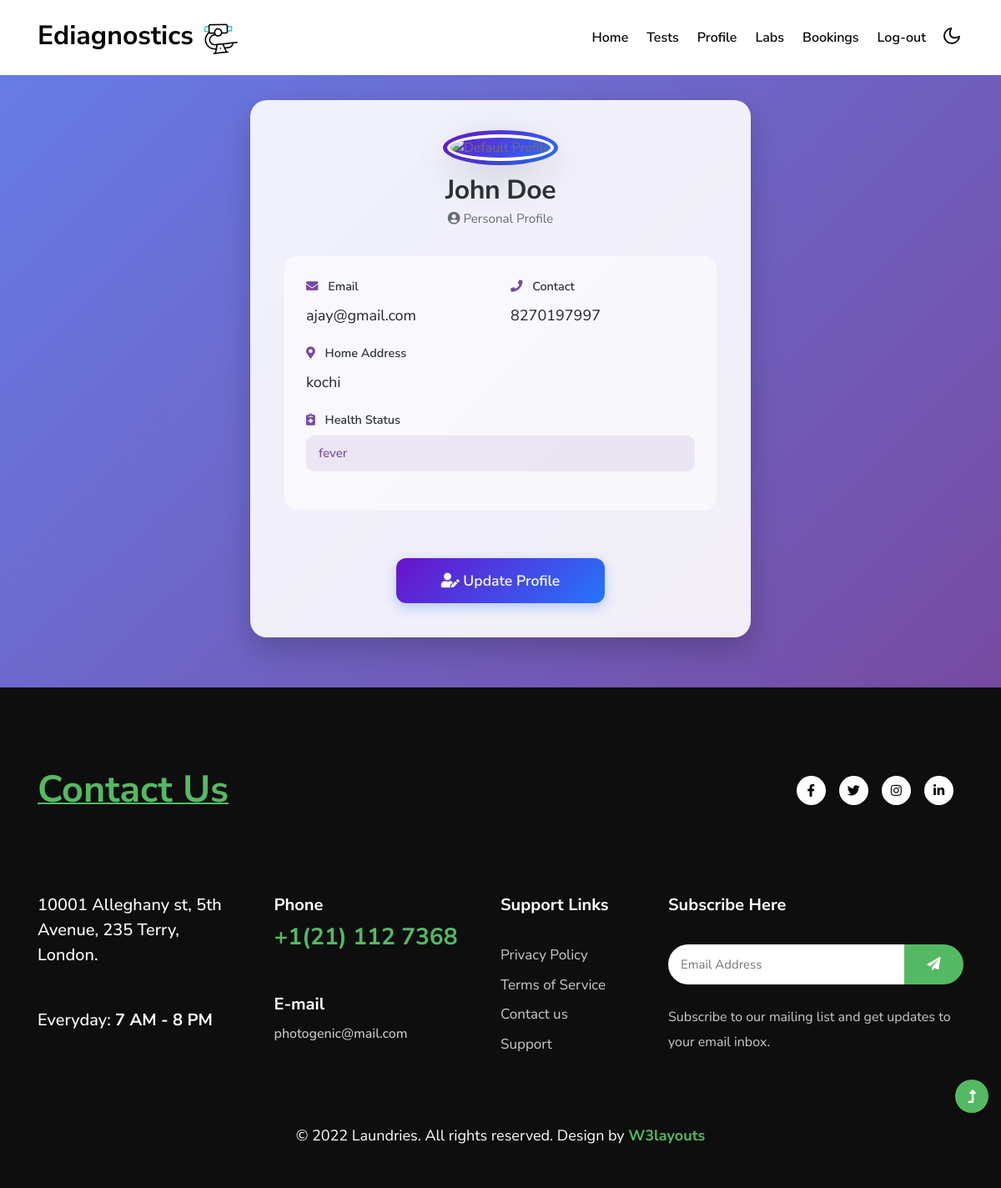
Screenshot of /profile_user/ (signed in) with the database file from the repository.
### EdiagApp/models.py (models this page shows)
class UserReg(models.Model):
    user = models.ForeignKey(Login,on_delete=models.CASCADE,null = True)
    first_name = models.CharField(max_length = 20)
    last_name = models.CharField(max_length = 20)
    contact = models.CharField(max_length = 20)
    email = models.EmailField()
    address = models.CharField(max_length = 50)
    password = models.CharField(max_length=100, null=True)
    health = models.CharField(max_length = 500,null= True)
    status = models.CharField(max_length=50, null=True, default='pending')
    image = models.FileField(null=True)

### EdiagApp/views.py (the view)
# urls.py: path('profile_user/', views.profile_user),
def profile_user(request):
    userid = request.session.get("uid")
    if not userid:
        return redirect('/login/')
    data = UserReg.objects.get(id=userid)
    return render(request, 'user_profile.html', {"data": data})

### template/user_profile.html (shortened to what this page needs)
{% extends "user_home.html" %}
{% block content %}
<section class="premium-form-container" style="padding-top: 120px; padding-bottom: 60px;">
    <div class="premium-card animate-up" style="max-width: 600px;">
        <div class="text-center mb-4">
            <div class="profile-image-wrapper mb-3">
                {% if data.image %}
                    <img src="{{ data.image.url }}" alt="Profile Image" class="img-fluid rounded-circle shadow-lg" style="width: 150px; height: 150px; object-fit: cover; border: 4px solid #fff;">
                {% else %}
                    <img src="https://cdn-icons-png.flaticon.com/512/149/149071.png" alt="Default Profile" class="img-fluid rounded-circle shadow-lg" style="width: 150px; height: 150px; object-fit: cover; border: 4px solid #fff;">
                {% endif %}
            </div>
            <h2 class="premium-title mb-0">{{ data.first_name }} {{ data.last_name }}</h2>
            <p class="premium-subtitle"><i class="fas fa-user-circle"></i> Personal Profile</p>
        </div>
        <div class="profile-details-grid">
            <div class="row">
                <div class="col-md-6 premium-input-group">
                    <label class="premium-label"><i class="fas fa-envelope"></i> Email</label>
                    <p class="text-dark font-weight-bold text-break">{{ data.email }}</p>
                </div>
                <div class="col-md-6 premium-input-group">
                    <label class="premium-label"><i class="fas fa-phone"></i> Contact</label>
                    <p class="text-dark font-weight-bold">{{ data.contact }}</p>
                </div>
            </div>
            <div class="premium-input-group">
                <label class="premium-label"><i class="fas fa-map-marker-alt"></i> Home Address</label>
                <p class="text-dark">{{ data.address }}</p>
            </div>
            <div class="premium-input-group">
                <label class="premium-label"><i class="fas fa-notes-medical"></i> Health Status</label>
                <div class="health-badge">
                    {{ data.health|default:"No updates provided" }}
                </div>
            </div>
        </div>
        <div class="text-center mt-5">
            <a href="/update_user/" class="premium-button d-inline-block text-decoration-none" style="max-width: 250px;">
                <i class="fas fa-user-edit"></i> Update Profile
            </a>
        </div>
    </div>
</section>
{% endblock %}

### static/assets/css/custom-forms.css (style rules this page uses)
:root { --primary-gradient: linear-gradient(135deg, #667eea 0%, #764ba2 100%); --secondary-gradient: linear-gradient(135deg, #6a11cb 0%, #2575fc 100%); --glass-bg: rgba(255, 255, 255, 0.9); --glass-border: rgba(255, 255, 255, 0.2); --input-focus: #764ba2; --text-main: #2d3436; --text-muted: #636e72; }
.premium-form-container { font-family: 'Inter', sans-serif; background: var(--primary-gradient); min-height: 100vh; display: flex; align-items: center; justify-content: center; padding: 40px 20px; }
.premium-card { background: var(--glass-bg); backdrop-filter: blur(10px); border: 1px solid var(--glass-border); border-radius: 20px; box-shadow: 0 15px 35px rgba(0, 0, 0, 0.2); width: 100%; max-width: 800px; padding: 40px; transition: transform 0.3s ease; }
.premium-title { font-weight: 700; color: var(--text-main); margin-bottom: 10px; text-align: center; letter-spacing: -0.5px; }
.premium-subtitle { color: var(--text-muted); text-align: center; margin-bottom: 30px; font-size: 0.95rem; }
.premium-input-group { margin-bottom: 20px; }
.premium-label { display: block; font-weight: 600; color: var(--text-main); margin-bottom: 8px; font-size: 0.9rem; }
.premium-button { background: var(--secondary-gradient); color: #fff; border: none; padding: 14px 30px; border-radius: 12px; font-weight: 600; font-size: 1.1rem; width: 100%; cursor: pointer; transition: all 0.3s ease; box-shadow: 0 5px 15px rgba(37, 117, 252, 0.3); margin-top: 10px; }
.animate-up { animation: fadeInUp 0.6s ease forwards; }

### template/user_profile.html (style rules this page uses)
.profile-image-wrapper { display: inline-block; position: relative; }
.profile-image-wrapper::after { content: ''; position: absolute; top: -5px; left: -5px; right: -5px; bottom: -5px; border-radius: 50%; background: var(--secondary-gradient); z-index: -1; }
.profile-details-grid { background: rgba(255, 255, 255, 0.5); padding: 25px; border-radius: 15px; border: 1px solid rgba(255, 255, 255, 0.3); }
.premium-label i { margin-right: 8px; color: #764ba2; }
.health-badge { background: rgba(118, 75, 162, 0.1); color: #764ba2; padding: 10px 15px; border-radius: 10px; font-weight: 500; font-size: 0.95rem; }

### rows the page displays
UserReg: first_name "John", last_name "Doe", email "ajay@gmail.com", contact "8270197997", address "kochi", health "fever"
